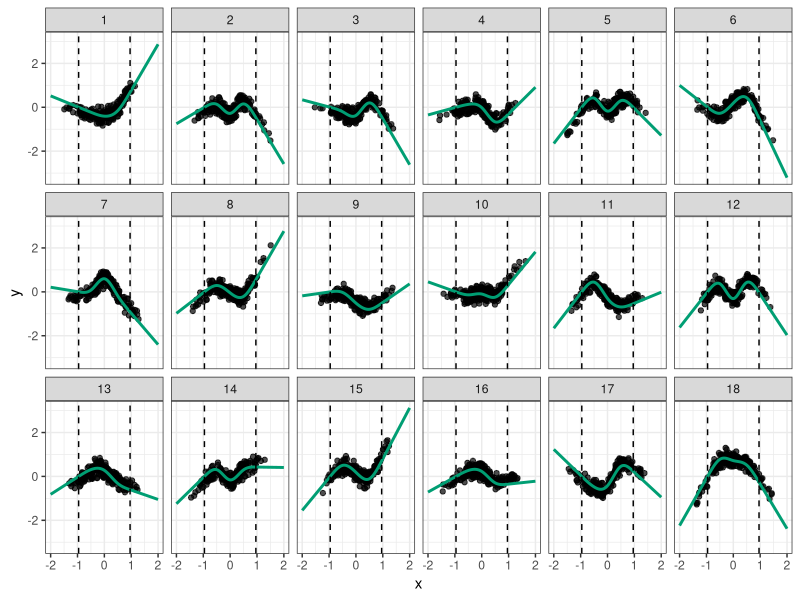
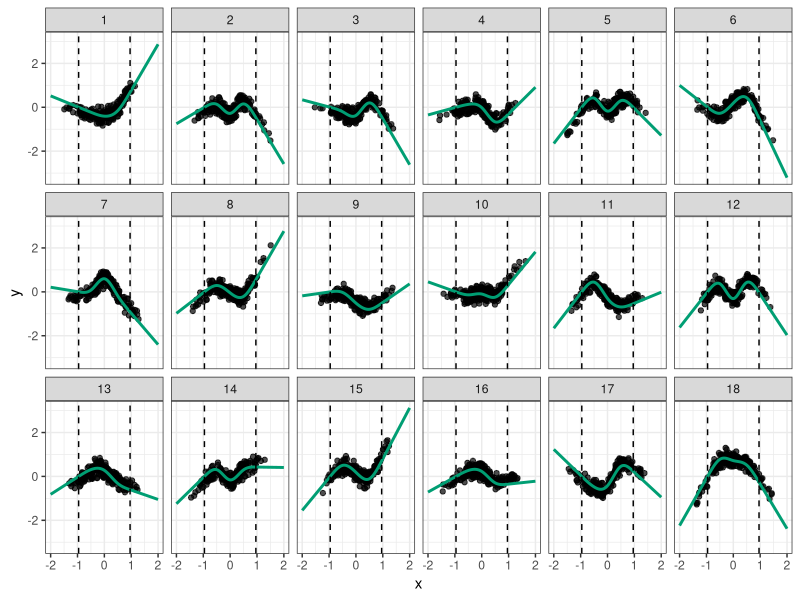

These figures' R source, in order:
setwd(dirname(rstudioapi::getActiveDocumentContext()$path))

## ---- plot-causal-funcs ----
library(R.utils)
library(splines)
library(ggplot2)
theme_set(theme_bw())


alphaA <- alphaH <- alphaEps <- 1/sqrt(3)
## quantiles for different settings
set.seed(1)
N <- 100000
A <- runif(N,-1,1)
H <- runif(N,-1,1)
X <- alphaA*A + alphaH*H + alphaEps*runif(N,-1,1)
q <- quantile(X, probs = c(.05,.95))
qX <- c(-1,1)*(q[2]-q[1])/2
suppX <- c(-1,1)*(alphaA + alphaH + alphaEps)

n.splines.true <- 4
fX <- function(x=x.new, qx=qX, beta=beta){
  bx <- ns(x, knots = seq(from=qx[1], to=qx[2], length.out=(n.splines.true+1))[-c(1,n.splines.true+1)], Boundary.knots = qx)
  bx%*%beta
}

x.new <- seq(-2,2,length.out = 100)
n <- 200
Nsim <- 18
df.data <- df.ftrue <- NULL
k <- 0
for(i in 1:Nsim){
  k <- k+1
  set.seed(k)
  beta <- runif(n.splines.true, -1,1)
  A <- runif(n,-1,1)
  H <- runif(n,-1,1)
  X <- alphaA*A + alphaH*H + alphaEps*runif(n,-1,1)
  Y <- fX(X,qX,beta) + .3*H + .2*runif(n,-1,1)

  f.new <- fX(x.new,qX,beta)
  df.data <- rbind(df.data, data.frame(x=X, y=Y, sim = i))
  df.ftrue <- rbind(df.ftrue, data.frame(x=x.new, f=f.new, sim = i))
}

p <- ggplot() +
  geom_point(data=df.data, aes(x,y), alpha = .7) +
  geom_line(data=df.ftrue, aes(x, f), col = "#009E73", size = 1) +
  geom_vline(xintercept = qX, lty=2) +
  facet_wrap(.~sim, nrow=3)
p


## ---- private ----
pdf("f_samples.pdf", width = 10, height = 5)
p
dev.off()
